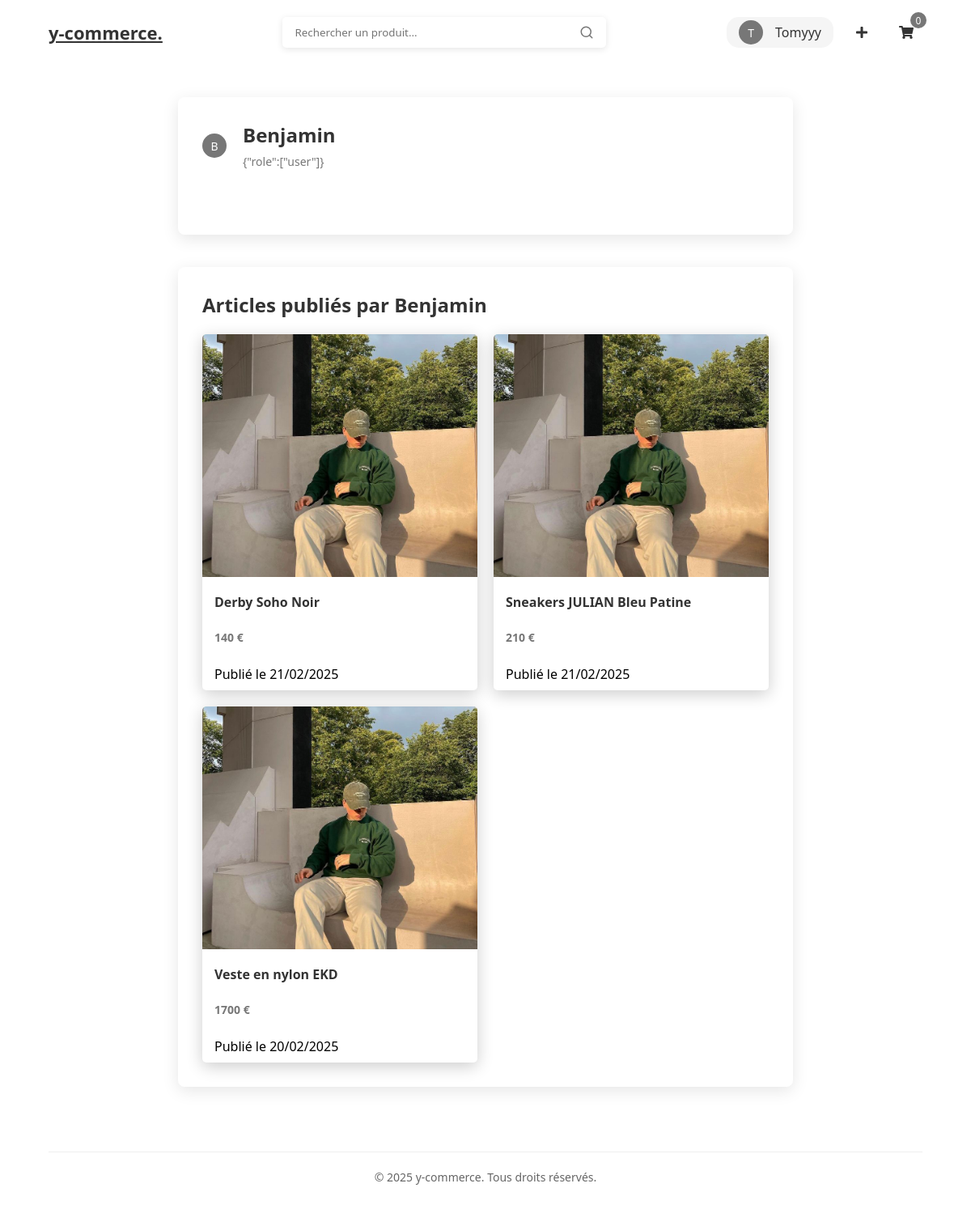
Page /user.php?u=Benjamin (signed in) on the committed database.
### tables this page shows
CREATE TABLE `user` (
  `id` int(11) NOT NULL,
  `username` varchar(20) NOT NULL,
  `mail` varchar(50) DEFAULT NULL,
  `password` text DEFAULT NULL,
  `balance` float NOT NULL,
  `profil_image` varchar(255) NOT NULL,
  `role` longtext NOT NULL,
  `wishlist` longtext NOT NULL,
  `creation_date` date DEFAULT NULL,
  `modification_date` date DEFAULT NULL
);

CREATE TABLE `article` (
  `id` int(11) NOT NULL,
  `name` varchar(30) NOT NULL,
  `slug` varchar(128) NOT NULL,
  `description` text NOT NULL,
  `publication_date` datetime NOT NULL,
  `modification_date` datetime NOT NULL,
  `image_link` varchar(128) NOT NULL,
  `owner_id` int(11) NOT NULL,
  `price` float NOT NULL
);

### api/crud/crud_user.php (called while the page is built, shortened)
<?php
require_once dirname(__DIR__) . '/config/config.php';
function getUserById($id) {
    global $conn;
    $sql = "SELECT * FROM user WHERE id = ?";
    $stmt = $conn->prepare($sql);
    $stmt->bind_param("i", $id);
    $stmt->execute();
    $result = $stmt->get_result();
    $user = $result->fetch_assoc();
    return $user;
}
function getUserByName($username) {
    global $conn;
    $sql = "SELECT * FROM user WHERE username = ?";
    $stmt = $conn->prepare($sql);
    $stmt->bind_param("s", $username);
    $stmt->execute();
    $result = $stmt->get_result();
    $user = $result->fetch_assoc();
    return $user;
}
?>

### api/crud/crud_article.php (called while the page is built, shortened)
<?php
require_once dirname(__DIR__) . '/config/config.php';
function getUserArticles($userId) {
    global $conn;
    $sql = "SELECT a.*, u.username as Author
            FROM article a
            JOIN user u ON a.owner_id = u.id
            WHERE a.owner_id = ?
            ORDER BY a.publication_date DESC";
    $stmt = $conn->prepare($sql);
    $stmt->bind_param("i", $userId);
    $stmt->execute();
    $result = $stmt->get_result();
    return $result->fetch_all(MYSQLI_ASSOC);
}
?>

### user.php (the view, shortened to what this page needs)
<?php
require_once "api/crud/crud_article.php";
require_once "api/crud/crud_command.php";
require_once "api/crud/crud_user.php";
$user = getUserByName($_GET['u']);
?>
<!DOCTYPE html>
<html lang="fr">
<head>
    <link rel="stylesheet" href="css/style.css">
</head>
<body>
    <?php include 'includes/navbar.php'; ?>
    <div class="user-profile-container">
        <div class="user-profile-card">
            <div class="user-header">
                <div class="user-avatar">
                    <?= strtoupper(substr($user["username"], 0, 1)) ?>
                </div>
                <div class="user-info-header">
                    <h1><?= htmlspecialchars($user['username']) ?></h1>
                    <span class="user-role"><?= htmlspecialchars($user['role']) ?></span>
                </div>
            </div>
        </div>
        <?php
        $userArticles = getUserArticles($user['id']);
        if (!empty($userArticles)): ?>
            <div class="user-articles">
                <h2>Articles publiés par <?= htmlspecialchars($user['username']) ?></h2>
                <div class="articles-grid">
                    <?php foreach ($userArticles as $article): ?>
                        <div class="product-card" onclick="window.location.href='article.php?id=<?= $article['id'] ?>&slug=<?= $article['slug'] ?>'">
                            <img src="images/test_image.jpg" alt="<?= htmlspecialchars($article['name']) ?>" class="product-image">
                            <div class="product-info">
                                <h3 class="product-name"><?= htmlspecialchars($article['name']) ?></h3>
                                <p class="product-price"><?= htmlspecialchars($article['price']) ?> €</p>
                                <p class="product-date">Publié le <?= date('d/m/Y', strtotime($article['publication_date'])) ?></p>
                            </div>
                        </div>
                    <?php endforeach; ?>
                </div>
            </div>
        <?php endif; ?>
    </div>
    <?php include 'includes/footer.php'; ?>
</body>
</html>

### includes/navbar.php (shortened to what this page needs)
<?php
require_once 'api/crud/crud_article.php';
require_once 'api/crud/crud_user.php';
?>
<nav class="navbar" id="navbar">
    <a class="brand" href="/y-commerce">y-commerce.</a>
    <form action="/y-commerce" method="get" class="search-bar">
        <input type="text" class="search-input" placeholder="Rechercher un produit..." name="search-bar">
    </form>
    <div class="nav-icons">
        <?php if (isset($_SESSION['user'])): ?>
            <a href="profile.php" class="user-info">
                <div class="user-avatar">
                    <?php
                        $user_session = getUserById($_SESSION["user"]);
                        echo strtoupper(substr($user_session["username"], 0, 1));
                    ?>
                </div>
                <span class="user-name"><?= htmlspecialchars($user_session["username"]) ?></span>
            </a>
            <a href="create_article.php" class="nav-icon" title="Créer un article">
                <i class="fas fa-plus"></i>
            </a>
        <?php else: ?>
            <a href="login.php" class="nav-icon">
                <i class="fas fa-user"></i>
            </a>
        <?php endif; ?>
        <a href="cart.php" class="nav-icon">
            <i class="fas fa-shopping-cart"></i>
            <?php
            $count = 0;
            ?>
            <span class="cart-badge"><?= $count ?></span>
        </a>
    </div>
</nav>

### css/style.css (style rules this page uses)
* { margin: 0; padding: 0; box-sizing: border-box; font-family: 'Segoe UI', Tahoma, Geneva, Verdana, sans-serif; }
body { background-color: #fff; }
.navbar { display: flex; justify-content: space-between; align-items: center; padding: 20px 5%; background: none; margin-bottom: 35px; position: fixed; top: 0; width: 100%; z-index: 1000; }
.nav-icons { display: flex; align-items: center; }
.nav-icon { position: relative; display: flex; align-items: center; justify-content: center; width: 40px; height: 40px; margin-left: 15px; color: #333; transition: color 0.3s; text-decoration: none; }
.cart-badge { position: absolute; top: -5px; right: -5px; background-color: #777; color: white; font-size: 12px; width: 20px; height: 20px; border-radius: 50%; display: flex; align-items: center; justify-content: center; }
.user-info { text-decoration: none; appearance: none; display: flex; align-items: center; gap: 15px; padding: 4px 15px; background-color: #f5f5f5; border-radius: 15px; transition: all 0.3s ease; }
.user-name { color: #333; font-weight: 500; }
.brand { font-size: 22px; font-weight: bold; color: #333; outline: none; appearance: none; }
.search-bar { display: flex; align-items: center; position: relative; }
.search-input { padding: 10px 40px 10px 15px; width: 400px; border: none; border-radius: 5px; outline: none; box-shadow: 0 2px 8px rgba(0, 0, 0, 0.1); }
.search-icon { position: absolute; right: 15px; color: #777; cursor: pointer; }
.product-card { background-color: white; border-radius: 5px; overflow: hidden; box-shadow: 0 5px 20px rgba(0, 0, 0, 0.2); transition: transform 0.3s, box-shadow 0.3s; cursor: pointer; }
.product-image { width: 100%; height: 300px; object-fit: cover; }
.product-info { padding: 15px; display: flex; flex-direction: column; justify-content: space-between; gap: 15px; height: 135px; }
.product-name { font-size: 16px; color: #333; margin-bottom: 8px; }
.product-price { font-size: 14px; font-weight: bold; color: #777; margin-bottom: 10px; }
.user-profile-container { max-width: 800px; margin: 120px auto 40px; padding: 0 20px; }
.user-profile-card { background-color: white; border-radius: 8px; box-shadow: 0 5px 20px rgba(0, 0, 0, 0.1); padding: 30px; }
.user-header { display: flex; align-items: center; gap: 20px; margin-bottom: 30px; padding-bottom: 20px; }
.user-avatar { text-decoration: none; width: 30px; height: 30px; font-size: 14px; border-radius: 50%; background-color: #777; display: flex; align-items: center; justify-content: center; color: white; }
.user-info-header h1 { font-size: 24px; color: #333; margin-bottom: 5px; }
.user-role { color: #777; font-size: 14px; }
.user-articles { margin-top: 40px; background: white; padding: 30px; border-radius: 8px; box-shadow: 0 5px 20px rgba(0, 0, 0, 0.1); }
.user-articles h2 { margin-bottom: 20px; color: #333; font-size: 24px; }
.articles-grid { display: grid; grid-template-columns: repeat(auto-fill, minmax(250px, 1fr)); gap: 20px; }

### rows in the picture
user: username "T", username "Tomyyy"
user: username "B", username "Benjamin", role "{\"role\":[\"user\"]}"
article: name "Derby Soho Noir", price "140", publication_date "21/02/2025"
article: name "Sneakers JULIAN Bleu Patine", price "210", publication_date "21/02/2025"
article: name "Veste en nylon EKD", price "1700", publication_date "20/02/2025"

### other values in the picture
$count "0"
